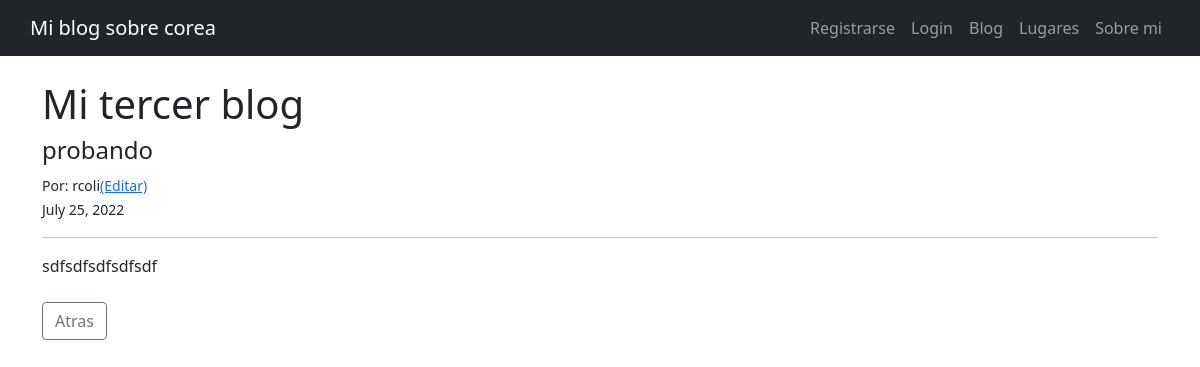
/post_detalles/3, run on the app's committed database.
### Blog/models.py (models this page shows, shortened)
class Post(models.Model):
   titulo=models.CharField(max_length=255)
   subtitulo=models.CharField(max_length=200)
   autor=models.ForeignKey(User, on_delete=models.CASCADE)
   fecha=models.DateField(auto_now_add=True)
   imagen=models.ImageField(null=True, blank=True, upload_to="images/")
   cuerpo=models.TextField()

### Blog/views.py (the view)
# urls.py: path('post_detalles/<int:pk>', PostDetailView.as_view(), name="post-detalles"),
class PostDetailView(DetailView):
    model=Post
    template_name='Blog/post_detalles.html'

### Blog/templates/Blog/post_detalles.html (shortened to what this page needs)
{% extends "Blog/padre.html" %}
{% load static %}
{% block contenidoQueCambia %}
<br/>
<div class="container">
<h1>{{ post.titulo }}</h1>
<h4>{{ post.subtitulo }}</h4>
<small>Por: {{ post.autor }}<a href="{% url 'update_post' post.pk %}">(Editar)</a></small><br/>
<small>{{ post.fecha }}</small><br/>
<hr>
{{ post.cuerpo }}
<br/><br/>
<a href="{% url 'blog' %}" class="btn btn-outline-secondary">Atras</a>
{% endblock %}

### data on the page
Post: titulo "Mi tercer blog", subtitulo "probando", autor "rcoli", fecha "July 25, 2022", cuerpo "sdfsdfsdfsdfsdf"
